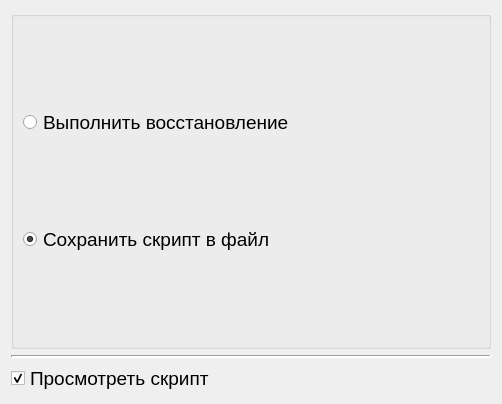
<?xml version="1.0" encoding="UTF-8"?>
<ui version="4.0">
 <class>FinalPage</class>
 <widget class="QWizardPage" name="FinalPage">
  <property name="geometry">
   <rect>
    <x>0</x>
    <y>0</y>
    <width>502</width>
    <height>404</height>
   </rect>
  </property>
  <property name="windowTitle">
   <string>WizardPage</string>
  </property>
  <property name="title">
   <string>Финальная страница</string>
  </property>
  <property name="subTitle">
   <string>Укажите действие по окончанию</string>
  </property>
  <layout class="QGridLayout" name="gridLayout_2">
   <item row="0" column="0">
    <widget class="QGroupBox" name="groupBox">
     <property name="title">
      <string/>
     </property>
     <property name="flat">
      <bool>false</bool>
     </property>
     <layout class="QGridLayout" name="gridLayout">
      <item row="0" column="0">
       <widget class="QRadioButton" name="radioButtonExecute">
        <property name="font">
         <font>
          <pointsize>14</pointsize>
         </font>
        </property>
        <property name="text">
         <string>Выполнить восстановление</string>
        </property>
        <property name="checked">
         <bool>false</bool>
        </property>
       </widget>
      </item>
      <item row="1" column="0">
       <widget class="QRadioButton" name="radioButtonSave">
        <property name="font">
         <font>
          <pointsize>14</pointsize>
         </font>
        </property>
        <property name="text">
         <string>Сохранить скрипт в файл</string>
        </property>
        <property name="checked">
         <bool>true</bool>
        </property>
       </widget>
      </item>
     </layout>
    </widget>
   </item>
   <item row="1" column="0">
    <widget class="Line" name="line">
     <property name="frameShadow">
      <enum>QFrame::Sunken</enum>
     </property>
     <property name="lineWidth">
      <number>2</number>
     </property>
     <property name="midLineWidth">
      <number>0</number>
     </property>
     <property name="orientation">
      <enum>Qt::Horizontal</enum>
     </property>
    </widget>
   </item>
   <item row="2" column="0">
    <widget class="QCheckBox" name="checkBoxView">
     <property name="font">
      <font>
       <pointsize>14</pointsize>
      </font>
     </property>
     <property name="layoutDirection">
      <enum>Qt::LeftToRight</enum>
     </property>
     <property name="text">
      <string>Просмотреть скрипт</string>
     </property>
     <property name="checked">
      <bool>true</bool>
     </property>
    </widget>
   </item>
  </layout>
 </widget>
 <resources/>
 <connections/>
</ui>
